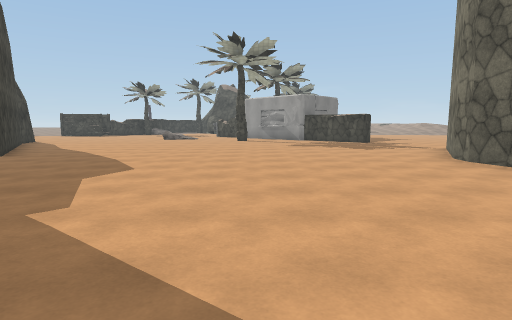
[1] (above)

23 first-person views from a walk through a 3-D level made in the Unity game engine. The camera is 1.4 m above the floor, tilts 6° down and sees 75° across. The floor is counted in squares, 2 m on a side. Each view is taken from the middle of a square. On the plan, view 1 faces up. The plan holds only what a view shows up to about 10 squares ahead; the rest is blank. The place goes on beyond the plan. Surface patterns are stand-ins for the level's own textures.

[2]
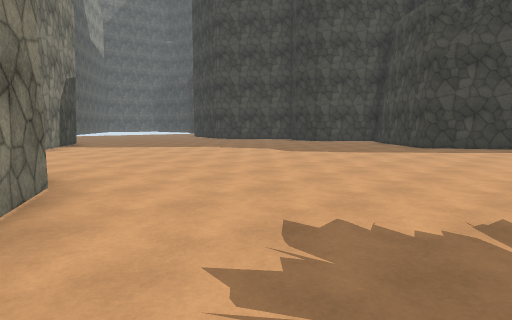

[3]
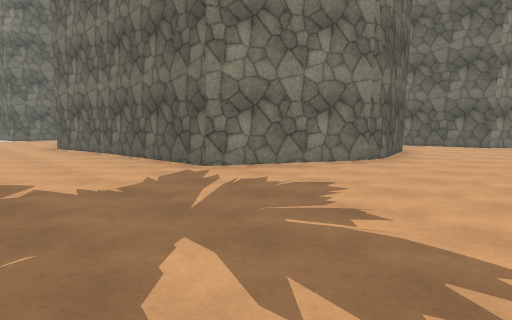

[4]
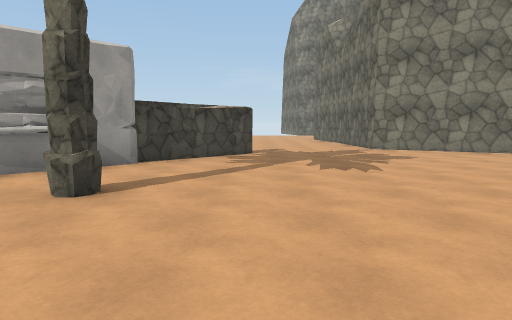

[5]
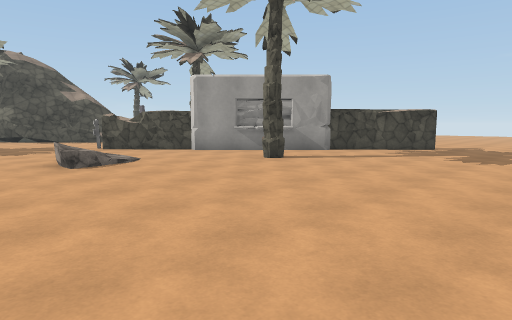

[6]
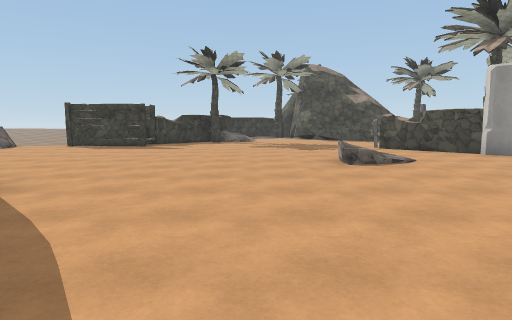

[7]
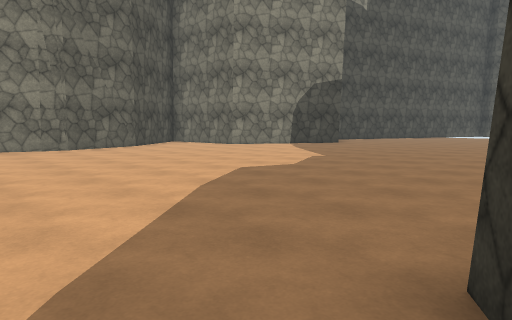

[8]
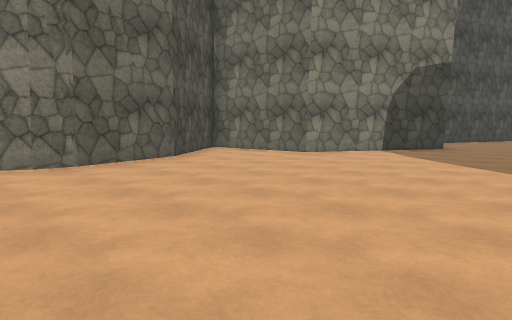

[9]
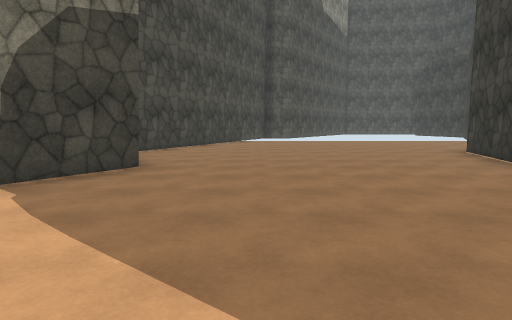

[10]
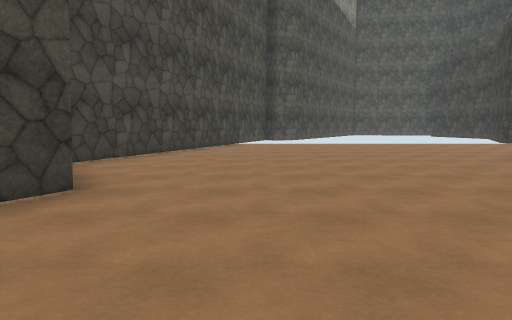

[11]
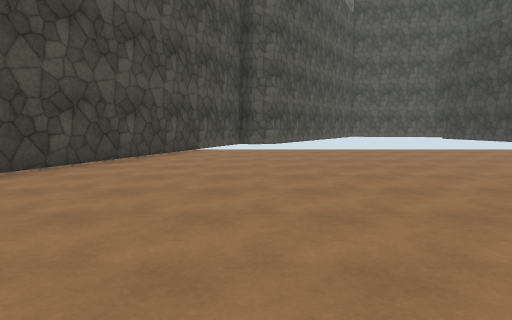

[12]
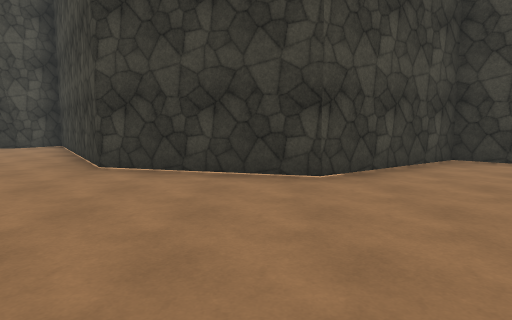

[13]
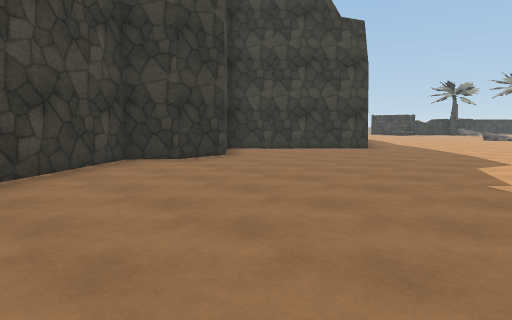

[14]
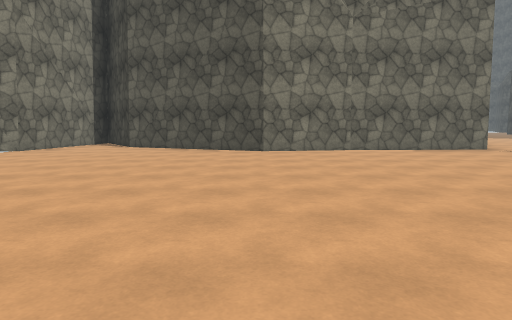

[15]
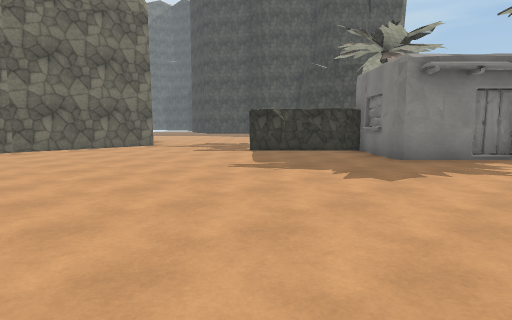

[16]
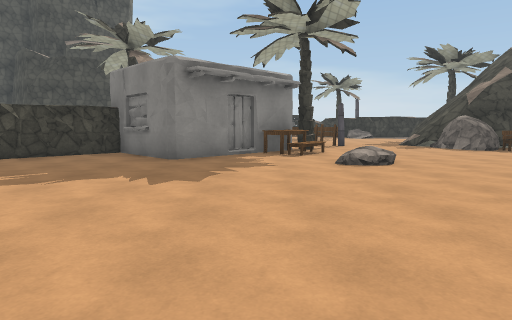

[17]
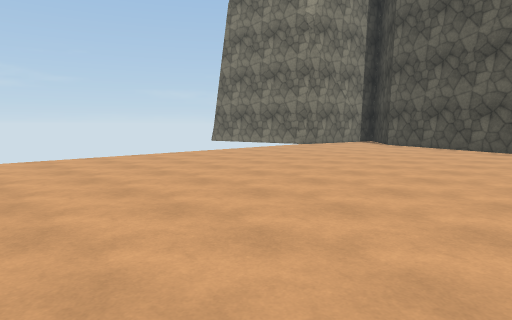

[18]
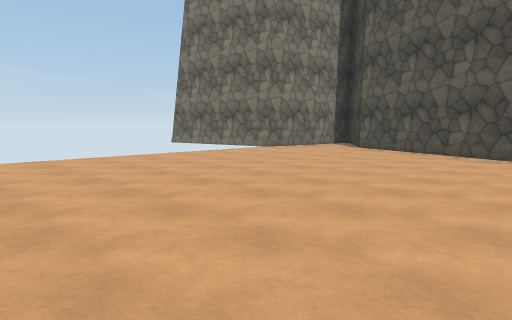

[19]
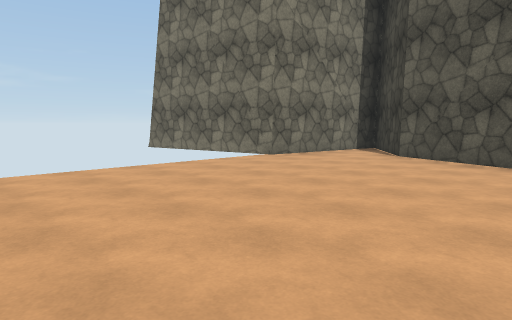

[20]
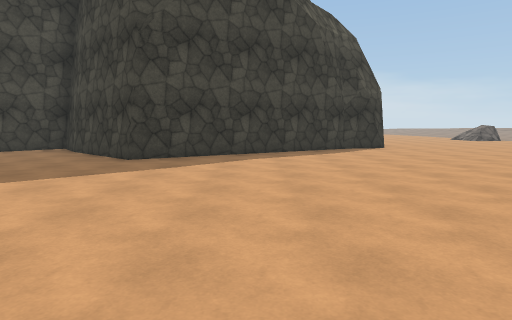

[21]
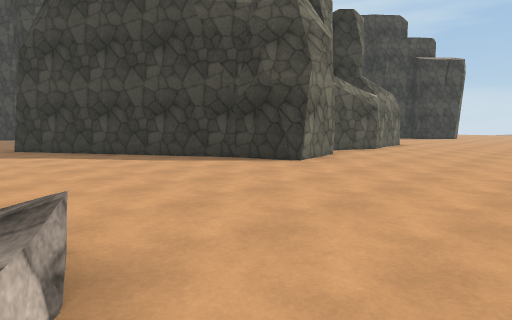

[22]
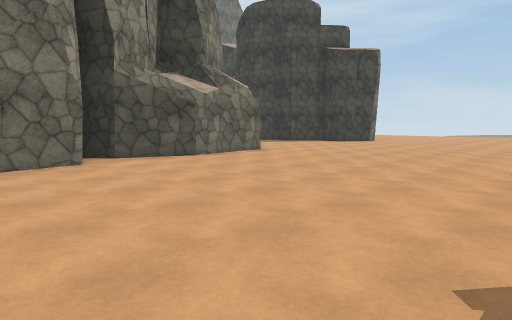

[23]
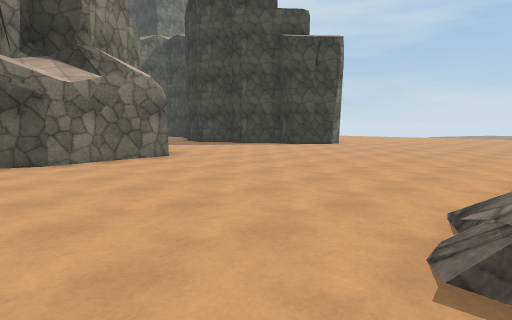

### Floor plan
Key: @ floor where view 1 was taken; # wall or solid block; . main floor; : floor 0.5 m higher than the main floor; + floor 1 m higher than the main floor; / step, stairs or slope; H house; S signpost; R rock; T table.
Columns run from 22 left of view 1 to 19 right of it. Each row starts with its distance up from view 1.
 20        R+..........S   #TT............
 19 .....................# ##................
 18 ......................####...............
 17 ..................R/...####..............
 16 ..................:/...H#H...............
 15  .....................#..#...............
 14   .......................##..............
 13    ...########...........................
 12     ..       #...........................
 11              ##..........................
 10               #.................###......#
  9               ##............##### ####..##
  8                ##..........##        ##.#
  7                ##..........#          ###
  6               ##..........##
  5               #............#
  4               #............##
  3               ##............#
  2               ##............#
  1               #..........####
  0               ##......@..#
 -1                #........##
 -2                ##.......#
 -3                 #......##
 -4                ##.......
 -5                #.........#
 -6              ###........##
 -7             ##..........#
 -8            ##..........##
 -9            ............#
-10            #...........#
-11              .........##
-12                      ##

Where each view was taken, in squares from view 1:
view 1: 0 up, 0 right, facing up
view 2: 11 up, 5 right, facing down-left
view 3: 13 up, 1 right, facing down-right
view 4: 13 up, 4 left, facing right
view 5: 10 up, 6 left, facing up-right
view 6: 10 up, 6 left, facing up
view 7: 9 up, 6 left, facing down-right
view 8: 8 up, 2 left, facing down-right
view 9: 3 up, 1 left, facing down
view 10: 1 up, 1 left, facing down
view 11: 2 down, 2 left, facing down
view 12: 3 down, 1 left, facing left
view 13: 2 down, 1 left, facing up-left
view 14: 19 up, 12 right, facing down
view 15: 20 up, 11 right, facing down-left
view 16: 19 up, 11 right, facing left
view 17: 20 up, 11 right, facing down-right
view 18: 18 up, 11 right, facing down-right
view 19: 16 up, 13 right, facing down-right
view 20: 10 up, 1 right, facing left
view 21: 18 up, 4 left, facing down-left
view 22: 20 up, 9 left, facing down-left
view 23: 20 up, 12 left, facing down-left
